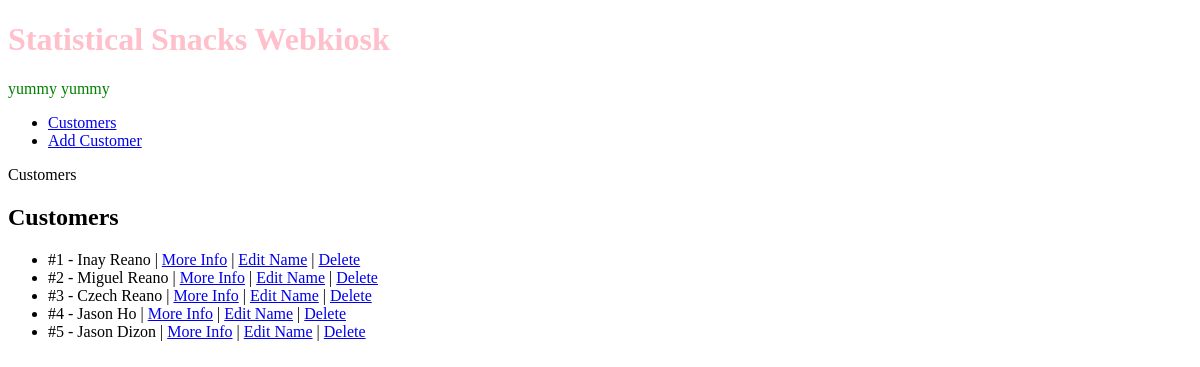
/webkiosk/customers/, run on an earlier commit of the app's database.
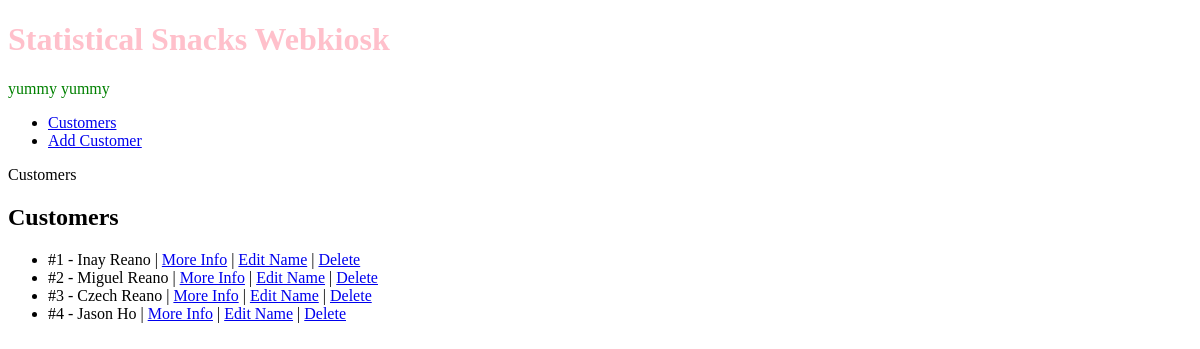
And on a later commit of the database.
### webkiosk/models.py (models this page shows, shortened)
class Customer(models.Model):
    firstname = models.CharField(max_length=20)
    lastname = models.CharField(max_length=20)
    date_joined = models.DateTimeField(auto_now_add=True)

### webkiosk/views.py (the view)
# urls.py: path('customers/', views.listcustomers, name='customer-list'),
def listcustomers(request):
    customerlist = Customer.objects.all()
    context = {'customerlist': customerlist}
    return render(request, "webkiosk/customer_list.html", context)

### webkiosk/templates/webkiosk/customer_list.html
{% extends 'webkiosk/base_template.html' %}
{% block pagetitle %}Customers{% endblock %}
{% block maincontent %}
<h2>Customers</h2>
<ul>
    {% for customer in customerlist %}
        <li>#{{customer.id}} - {{ customer.firstname}} {{customer.lastname}} |
            <a href="{% url 'webkiosk:customer-details' customer.id %}">More Info</a> |
            <a href="{% url 'webkiosk:customer-edit' customer.id %}">Edit Name</a> |
            <a href="{% url 'webkiosk:customer-delete' customer.id %}">Delete</a>
        </li>
    {% endfor %}
</ul>
{% endblock %}

What changed in the data, as far as the page shows it:
removed Customer: id "5", firstname "Jason", lastname "Dizon"
